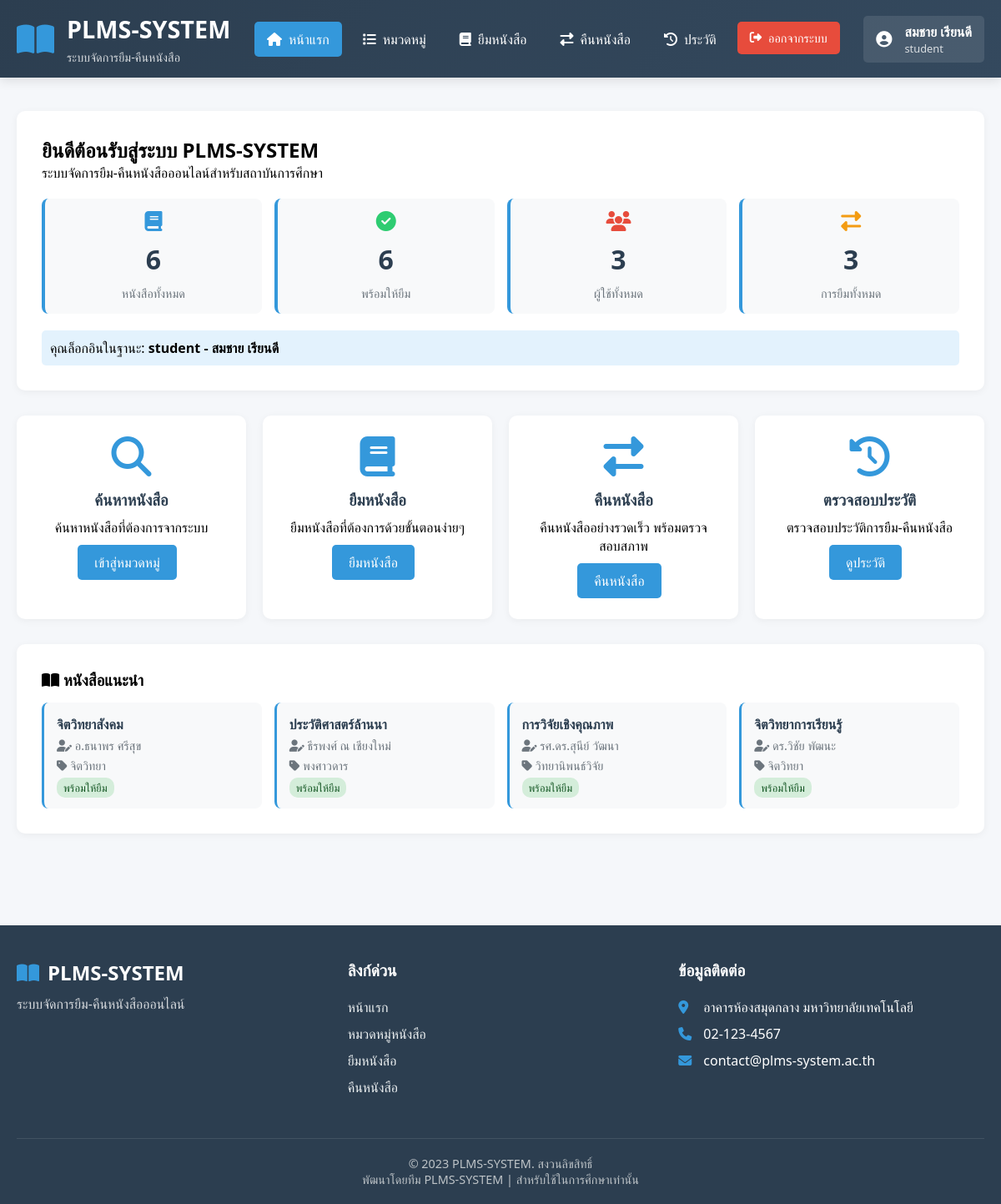
The app's page /plms-pnvc/index.php (signed in) with its own data.
### tables this page shows
CREATE TABLE `books` (
  `id` int(11) NOT NULL,
  `title` varchar(255) NOT NULL,
  `category_id` int(11) DEFAULT NULL,
  `author` varchar(255) NOT NULL,
  `YEAR` int(11) DEFAULT NULL,
  `isbn` varchar(20) DEFAULT NULL,
  `publisher` varchar(255) DEFAULT NULL,
  `pages` int(11) DEFAULT NULL,
  `description` text DEFAULT NULL,
  `location` varchar(100) DEFAULT NULL,
  `quantity` int(11) DEFAULT 1,
  `available` int(11) DEFAULT 1,
  `created_at` timestamp NOT NULL DEFAULT current_timestamp()
);

CREATE TABLE `categories` (
  `id` int(11) NOT NULL,
  `NAME` varchar(100) NOT NULL,
  `description` text DEFAULT NULL,
  `created_at` timestamp NOT NULL DEFAULT current_timestamp()
);

### plms-pnvc/config.php (called while the page is built, shortened)
<?php
global $db;
function getConnection() {
    global $db;
    if (!isset($db)) {
        try {
            $dsn = "mysql:host=" . DB_HOST . ";dbname=" . DB_NAME . ";charset=" . DB_CHARSET;
            $options = [
                PDO::ATTR_ERRMODE => PDO::ERRMODE_EXCEPTION,
                PDO::ATTR_DEFAULT_FETCH_MODE => PDO::FETCH_ASSOC,
                PDO::ATTR_EMULATE_PREPARES => false,
            ];
            $db = new PDO($dsn, DB_USER, DB_PASS, $options);
        } catch (PDOException $e) {
            if ($_SERVER['HTTP_HOST'] === 'localhost' || $_SERVER['HTTP_HOST'] === '127.0.0.1') {
                die("Database connection failed: " . $e->getMessage() .
                    "<br>Please check: " .
                    "<br>1. Database name: " . DB_NAME .
                    "<br>2. Username: " . DB_USER .
                    "<br>3. Run setup_database.php first");
            } else {
                die("Database connection failed. Please contact administrator.");
            }
        }
    }
    return $db;
}
$db = getConnection();
function isLoggedIn() {
    return isset($_SESSION['user_id']);
}
function escape($string) {
    return htmlspecialchars($string, ENT_QUOTES, 'UTF-8');
}
function getAllBooks() {
    global $db;
    try {
        $stmt = $db->query("
            SELECT b.*, c.name as category_name
            FROM books b
            LEFT JOIN categories c ON b.category_id = c.id
            ORDER BY b.id DESC
        ");
        return $stmt->fetchAll();
    } catch (PDOException $e) {
        return [];
    }
}
function getAvailableBooks() {
    global $db;
    try {
        $stmt = $db->query("
            SELECT b.*, c.name as category_name
            FROM books b
            LEFT JOIN categories c ON b.category_id = c.id
            WHERE b.available > 0
            ORDER BY b.title
        ");
        return $stmt->fetchAll();
    } catch (PDOException $e) {
        return [];
    }
}
?>

### plms-pnvc/index.php (the view, shortened to what this page needs)
<?php
require_once 'config.php';
$user_name = isset($_SESSION['user_name']) ? $_SESSION['user_name'] : 'ผู้เยี่ยมชม';
$user_role = isset($_SESSION['user_role']) ? $_SESSION['user_role'] : 'guest';
$is_logged_in = isLoggedIn();
try {
    $books = getAllBooks();
    $available_books = getAvailableBooks();
    $books_count = count($books);
    $available_count = count($available_books);
} catch (Exception $e) {
    $books_count = 0;
    $available_count = 0;
    handleDatabaseError($e);
}
?>
<!DOCTYPE html>
<html lang="th">
<head>
    <link rel="stylesheet" href="https://cdnjs.cloudflare.com/ajax/libs/font-awesome/6.4.0/css/all.min.css">
</head>
<body>
    <header class="header">
        <div class="container">
            <div class="header-content">
                <div class="logo">
                    <div class="logo-img">
                        <i class="fas fa-book-open"></i>
                    </div>
                    <div class="logo-text">
                        <h1><?php echo SITE_NAME; ?></h1>
                        <p>ระบบจัดการยืม-คืนหนังสือ</p>
                    </div>
                </div>
                <nav class="main-nav">
                    <ul>
                        <?php
                        $current_page = basename($_SERVER['PHP_SELF']);
                        ?>
                        <li><a href="index.php" class="<?php echo $current_page == 'index.php' ? 'active' : ''; ?>"><i class="fas fa-home"></i> หน้าแรก</a></li>
                        <li><a href="categories.php" class="<?php echo $current_page == 'categories.php' ? 'active' : ''; ?>"><i class="fas fa-list"></i> หมวดหมู่</a></li>
                        <li><a href="borrow.php" class="<?php echo $current_page == 'borrow.php' ? 'active' : ''; ?>"><i class="fas fa-book"></i> ยืมหนังสือ</a></li>
                        <li><a href="return.php" class="<?php echo $current_page == 'return.php' ? 'active' : ''; ?>"><i class="fas fa-exchange-alt"></i> คืนหนังสือ</a></li>
                        <li><a href="history.php" class="<?php echo $current_page == 'history.php' ? 'active' : ''; ?>"><i class="fas fa-history"></i> ประวัติ</a></li>
                        <?php if ($is_logged_in): ?>
                            <li><a href="logout.php" class="btn-logout"><i class="fas fa-sign-out-alt"></i> ออกจากระบบ</a></li>
                        <?php else: ?>
                            <li><a href="login.php"><i class="fas fa-sign-in-alt"></i> เข้าสู่ระบบ</a></li>
                        <?php endif; ?>
                    </ul>
                </nav>
                <?php if ($is_logged_in): ?>
                <div class="user-info">
                    <i class="fas fa-user-circle"></i>
                    <div>
                        <div><strong><?php echo escape($user_name); ?></strong></div>
                        <div style="font-size: 0.8rem; opacity: 0.8;"><?php echo $user_role; ?></div>
                    </div>
                </div>
                <?php endif; ?>
            </div>
        </div>
    </header>
    <div class="main-content">
        <div class="container">
            <div class="welcome-section">
                <h2>ยินดีต้อนรับสู่ระบบ PLMS-SYSTEM</h2>
                <p>ระบบจัดการยืม-คืนหนังสือออนไลน์สำหรับสถาบันการศึกษา</p>
                <div class="stats-grid">
                    <div class="stat-item">
                        <i class="fas fa-book" style="color: #3498db; font-size: 1.5rem;"></i>
                        <div class="stat-number"><?php echo $books_count; ?></div>
                        <div class="stat-label">หนังสือทั้งหมด</div>
                    </div>
                    <div class="stat-item">
                        <i class="fas fa-check-circle" style="color: #2ecc71; font-size: 1.5rem;"></i>
                        <div class="stat-number"><?php echo $available_count; ?></div>
                        <div class="stat-label">พร้อมให้ยืม</div>
                    </div>
                    <div class="stat-item">
                        <i class="fas fa-users" style="color: #e74c3c; font-size: 1.5rem;"></i>
                        <div class="stat-number"><?php
                            try {
                                $stmt = $db->query("SELECT COUNT(*) as count FROM users WHERE role != 'admin'");
                                $result = $stmt->fetch();
                                echo $result['count'] ?? 0;
                            } catch (Exception $e) {
                                echo "0";
                            }
                        ?></div>
                        <div class="stat-label">ผู้ใช้ทั้งหมด</div>
                    </div>
                    <div class="stat-item">
                        <i class="fas fa-exchange-alt" style="color: #f39c12; font-size: 1.5rem;"></i>
                        <div class="stat-number"><?php
                            try {
                                $stmt = $db->query("SELECT COUNT(*) as count FROM transactions");
                                $result = $stmt->fetch();
                                echo $result['count'] ?? 0;
                            } catch (Exception $e) {
                                echo "0";
                            }
                        ?></div>
                        <div class="stat-label">การยืมทั้งหมด</div>
                    </div>
                </div>
                <?php if ($is_logged_in): ?>
                    <p style="margin-top: 20px; padding: 10px; background: #e3f2fd; border-radius: 5px;">
                        คุณล็อกอินในฐานะ: <strong><?php echo $user_role; ?> - <?php echo escape($user_name); ?></strong>
                    </p>
                <?php endif; ?>
            </div>
            <div class="quick-links">
                <div class="link-card">
                    <i class="fas fa-search"></i>
                    <h3>ค้นหาหนังสือ</h3>
                    <p>ค้นหาหนังสือที่ต้องการจากระบบ</p>
                    <a href="categories.php" class="btn" style="margin-top: 10px;">เข้าสู่หมวดหมู่</a>
                </div>
                <div class="link-card">
                    <i class="fas fa-book"></i>
                    <h3>ยืมหนังสือ</h3>
                    <p>ยืมหนังสือที่ต้องการด้วยขั้นตอนง่ายๆ</p>
                    <a href="borrow.php" class="btn" style="margin-top: 10px;">ยืมหนังสือ</a>
                </div>
                <div class="link-card">
                    <i class="fas fa-exchange-alt"></i>
                    <h3>คืนหนังสือ</h3>
                    <p>คืนหนังสืออย่างรวดเร็ว พร้อมตรวจสอบสภาพ</p>
                    <a href="return.php" class="btn" style="margin-top: 10px;">คืนหนังสือ</a>
                </div>
                <div class="link-card">
                    <i class="fas fa-history"></i>
                    <h3>ตรวจสอบประวัติ</h3>
                    <p>ตรวจสอบประวัติการยืม-คืนหนังสือ</p>
                    <a href="history.php" class="btn" style="margin-top: 10px;">ดูประวัติ</a>
                </div>
            </div>
            <?php if ($books_count > 0): ?>
            <div class="welcome-section" style="margin-top: 30px;">
                <h3><i class="fas fa-book-open"></i> หนังสือแนะนำ</h3>
                <div style="display: grid; grid-template-columns: repeat(auto-fill, minmax(250px, 1fr)); gap: 15px; margin-top: 15px;">
                    <?php
                    $recent_books = array_slice($books, 0, 4);
                    foreach ($recent_books as $book):
                    ?>
                    <div style="background: #f8f9fa; padding: 15px; border-radius: 8px; border-left: 3px solid #3498db;">
                        <h4 style="margin-bottom: 5px; color: #2c3e50;"><?php echo escape($book['title']); ?></h4>
                        <p style="color: #6c757d; font-size: 0.9rem; margin-bottom: 5px;">
                            <i class="fas fa-user-edit"></i> <?php echo escape($book['author']); ?>
                        </p>
                        <p style="color: #6c757d; font-size: 0.9rem; margin-bottom: 5px;">
                            <i class="fas fa-tag"></i> <?php echo escape($book['category_name'] ?? 'ไม่มีหมวดหมู่'); ?>
                        </p>
                        <span style="background: <?php echo $book['available'] > 0 ? '#d4edda' : '#f8d7da'; ?>;
                                color: <?php echo $book['available'] > 0 ? '#155724' : '#721c24'; ?>;
                                padding: 3px 8px; border-radius: 10px; font-size: 0.8rem;">
                            <?php echo $book['available'] > 0 ? 'พร้อมให้ยืม' : 'ถูกยืมหมด'; ?>
                        </span>
                    </div>
                    <?php endforeach; ?>
                </div>
            </div>
            <?php endif; ?>
        </div>
    </div>
    <footer style="background-color: #2c3e50; color: white; padding: 40px 0 20px; margin-top: 40px;">
        <div class="container">
            <div style="display: grid; grid-template-columns: repeat(auto-fit, minmax(250px, 1fr)); gap: 30px; margin-bottom: 40px;">
                <div>
                    <h3 style="font-size: 1.5rem; margin-bottom: 10px; display: flex; align-items: center;">
                        <i class="fas fa-book-open" style="margin-right: 10px; color: #3498db;"></i> <?php echo SITE_NAME; ?>
                    </h3>
                    <p style="opacity: 0.8;">ระบบจัดการยืม-คืนหนังสือออนไลน์</p>
                </div>
                <div>
                    <h4 style="margin-bottom: 20px; font-size: 1.2rem;">ลิงก์ด่วน</h4>
                    <ul style="list-style: none;">
                        <li style="margin-bottom: 10px;"><a href="index.php" style="color: #ecf0f1; text-decoration: none; transition: color 0.3s;">หน้าแรก</a></li>
                        <li style="margin-bottom: 10px;"><a href="categories.php" style="color: #ecf0f1; text-decoration: none; transition: color 0.3s;">หมวดหมู่หนังสือ</a></li>
                        <li style="margin-bottom: 10px;"><a href="borrow.php" style="color: #ecf0f1; text-decoration: none; transition: color 0.3s;">ยืมหนังสือ</a></li>
                        <li style="margin-bottom: 10px;"><a href="return.php" style="color: #ecf0f1; text-decoration: none; transition: color 0.3s;">คืนหนังสือ</a></li>
                    </ul>
                </div>
                <div>
                    <h4 style="margin-bottom: 20px; font-size: 1.2rem;">ข้อมูลติดต่อ</h4>
                    <p style="margin-bottom: 10px; display: flex; align-items: center;">
                        <i class="fas fa-map-marker-alt" style="margin-right: 10px; color: #3498db; width: 20px;"></i>
                        อาคารห้องสมุดกลาง มหาวิทยาลัยเทคโนโลยี
                    </p>
                    <p style="margin-bottom: 10px; display: flex; align-items: center;">
                        <i class="fas fa-phone" style="margin-right: 10px; color: #3498db; width: 20px;"></i>
                        02-123-4567
                    </p>
                    <p style="display: flex; align-items: center;">
                        <i class="fas fa-envelope" style="margin-right: 10px; color: #3498db; width: 20px;"></i>
                        contact@plms-system.ac.th
                    </p>
                </div>
            </div>
            <div style="border-top: 1px solid rgba(255, 255, 255, 0.1); padding-top: 20px; text-align: center; color: #bdc3c7; font-size: 0.9rem;">
                <p>&copy; 2023 <?php echo SITE_NAME; ?>. สงวนลิขสิทธิ์</p>
                <p>พัฒนาโดยทีม PLMS-SYSTEM | สำหรับใช้ในการศึกษาเท่านั้น</p>
            </div>
        </div>
    </footer>
</body>
</html>

### records on screen
books: title "จิตวิทยาสังคม", author "อ.ธนาพร ศรีสุข", category.NAME "จิตวิทยา", available "พร้อมให้ยืม"
books: title "ประวัติศาสตร์ล้านนา", author "ธีรพงศ์ ณ เชียงใหม่", category.NAME "พงศาวดาร", available "พร้อมให้ยืม"
books: title "การวิจัยเชิงคุณภาพ", author "รศ.ดร.สุนีย์ วัฒนา", category.NAME "วิทยานิพนธ์วิจัย", available "พร้อมให้ยืม"
books: title "จิตวิทยาการเรียนรู้", author "ดร.วิชัย พัฒนะ", category.NAME "จิตวิทยา", available "พร้อมให้ยืม"

### other values on screen
SITE_NAME "PLMS-SYSTEM"
$user_name "สมชาย เรียนดี"
$user_role "student"
$books_count "6"
$available_count "6"
$result['count'] "3"
